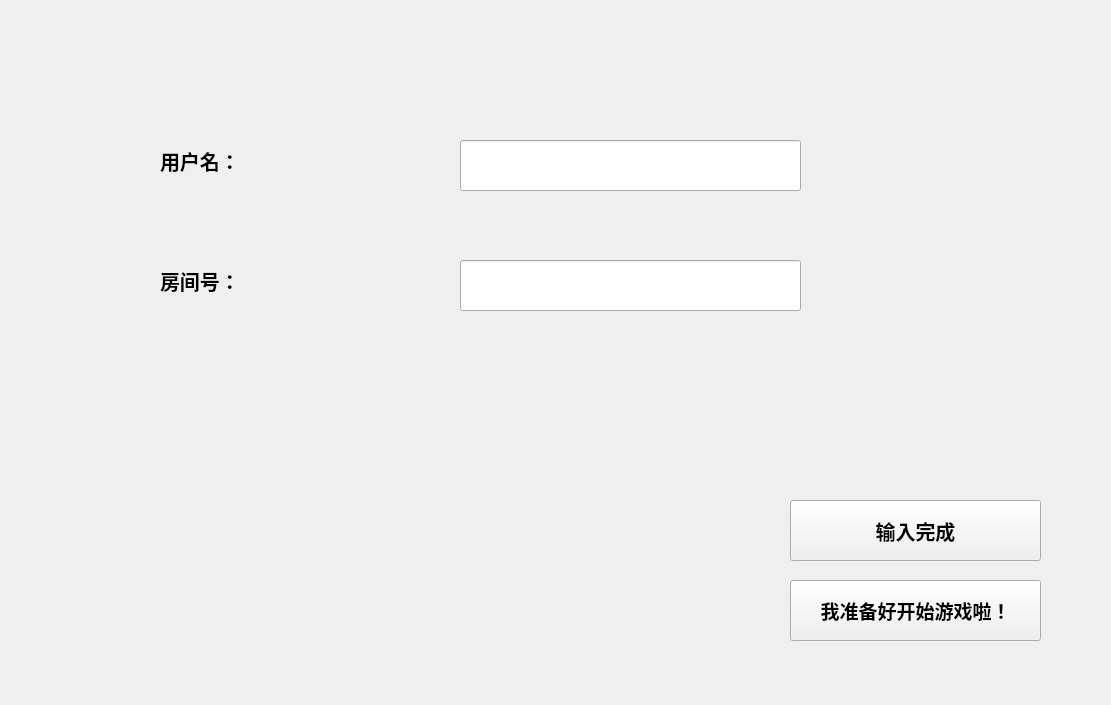
<?xml version="1.0" encoding="UTF-8"?>
<ui version="4.0">
 <class>joinRoomClient</class>
 <widget class="QMainWindow" name="joinRoomClient">
  <property name="geometry">
   <rect>
    <x>0</x>
    <y>0</y>
    <width>1111</width>
    <height>705</height>
   </rect>
  </property>
  <property name="windowTitle">
   <string>MainWindow</string>
  </property>
  <widget class="QWidget" name="centralwidget">
   <widget class="QLineEdit" name="lineEdit">
    <property name="geometry">
     <rect>
      <x>460</x>
      <y>140</y>
      <width>341</width>
      <height>51</height>
     </rect>
    </property>
   </widget>
   <widget class="QPushButton" name="pushButton">
    <property name="geometry">
     <rect>
      <x>790</x>
      <y>580</y>
      <width>251</width>
      <height>61</height>
     </rect>
    </property>
    <property name="font">
     <font>
      <pointsize>14</pointsize>
      <bold>true</bold>
     </font>
    </property>
    <property name="text">
     <string>我准备好开始游戏啦！</string>
    </property>
   </widget>
   <widget class="QLabel" name="label">
    <property name="geometry">
     <rect>
      <x>160</x>
      <y>140</y>
      <width>101</width>
      <height>41</height>
     </rect>
    </property>
    <property name="font">
     <font>
      <pointsize>15</pointsize>
      <bold>true</bold>
     </font>
    </property>
    <property name="text">
     <string>用户名：</string>
    </property>
   </widget>
   <widget class="QLabel" name="label_2">
    <property name="geometry">
     <rect>
      <x>160</x>
      <y>260</y>
      <width>101</width>
      <height>41</height>
     </rect>
    </property>
    <property name="font">
     <font>
      <pointsize>15</pointsize>
      <bold>true</bold>
     </font>
    </property>
    <property name="text">
     <string>房间号：</string>
    </property>
   </widget>
   <widget class="QLineEdit" name="lineEdit_2">
    <property name="geometry">
     <rect>
      <x>460</x>
      <y>260</y>
      <width>341</width>
      <height>51</height>
     </rect>
    </property>
   </widget>
   <widget class="QPushButton" name="pushButton_2">
    <property name="geometry">
     <rect>
      <x>790</x>
      <y>500</y>
      <width>251</width>
      <height>61</height>
     </rect>
    </property>
    <property name="font">
     <font>
      <pointsize>15</pointsize>
      <bold>true</bold>
     </font>
    </property>
    <property name="text">
     <string>输入完成</string>
    </property>
   </widget>
   <widget class="QLabel" name="label_3">
    <property name="geometry">
     <rect>
      <x>0</x>
      <y>0</y>
      <width>1111</width>
      <height>711</height>
     </rect>
    </property>
    <property name="styleSheet">
     <string notr="true">background-image: url(:/res/regulation.png);</string>
    </property>
    <property name="text">
     <string/>
    </property>
   </widget>
   <zorder>label_3</zorder>
   <zorder>lineEdit</zorder>
   <zorder>pushButton</zorder>
   <zorder>label</zorder>
   <zorder>label_2</zorder>
   <zorder>lineEdit_2</zorder>
   <zorder>pushButton_2</zorder>
  </widget>
 </widget>
 <resources/>
 <connections/>
</ui>
